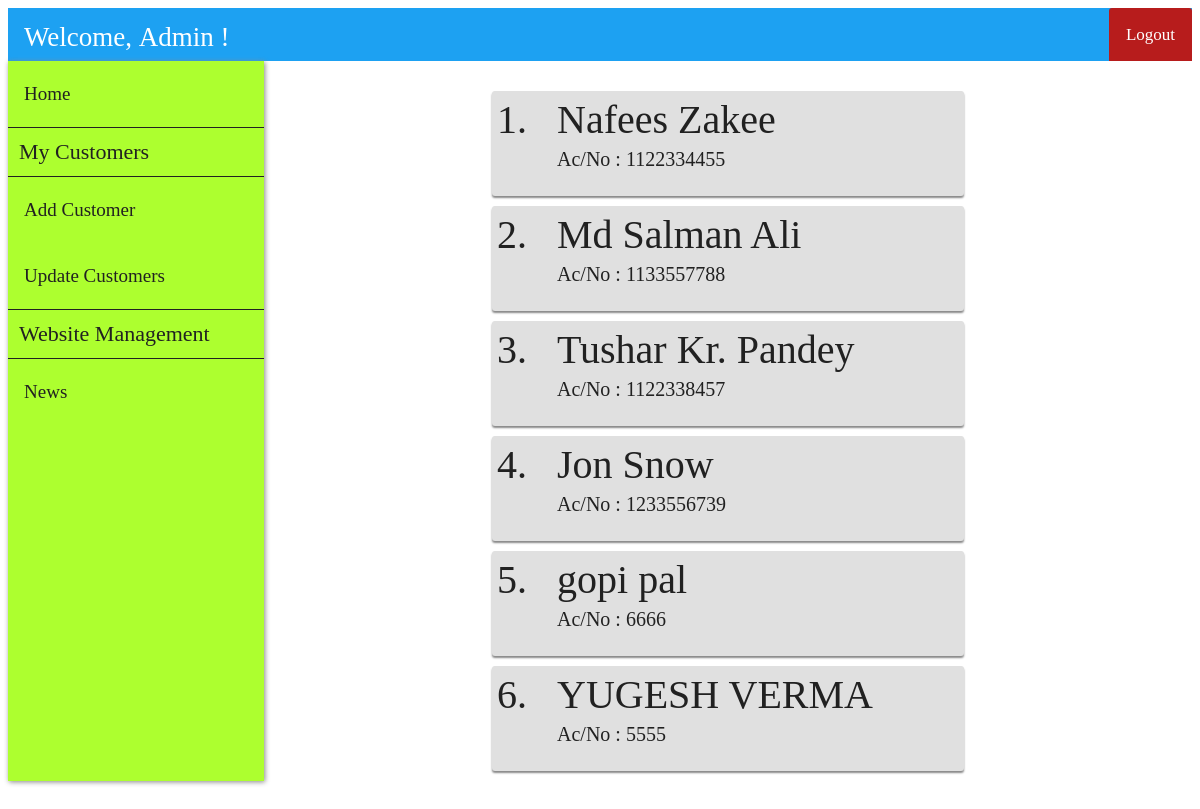
Screenshot of /manage_customers.php (signed in) with the database file from the repository.
### tables this page shows
CREATE TABLE IF NOT EXISTS `customer` (
  `cust_id` int(11) NOT NULL AUTO_INCREMENT,
  `first_name` varchar(30) DEFAULT NULL,
  `last_name` varchar(30) DEFAULT NULL,
  `gender` varchar(10) DEFAULT NULL,
  `dob` date DEFAULT NULL,
  `aadhar_no` int(11) DEFAULT NULL,
  `email` varchar(30) DEFAULT NULL,
  `phone_no` varchar(20) DEFAULT NULL,
  `address` varchar(255) DEFAULT NULL,
  `branch` varchar(30) DEFAULT NULL,
  `account_no` int(11) DEFAULT NULL,
  `pin` int(4) DEFAULT NULL,
  `uname` varchar(30) DEFAULT NULL,
  `pwd` varchar(30) DEFAULT NULL,
  PRIMARY KEY (`cust_id`),
  UNIQUE KEY `aadhar_no` (`aadhar_no`),
  UNIQUE KEY `email` (`email`),
  UNIQUE KEY `phone_no` (`phone_no`),
  UNIQUE KEY `account_no` (`account_no`),
  UNIQUE KEY `uname` (`uname`)
);

### manage_customers.php (the view, shortened to what this page needs)
<?php
    include "connect.php";
    include "user_navbar.php";
    include "admin_sidebar.php";
        $sql0 = "SELECT cust_id, first_name, last_name, account_no FROM customer";
?>
<!DOCTYPE html>
<html>
<head>
    <link rel="stylesheet" href="manage_customers_style.css">
</head>
<body>
    <div class="flex-container">
        <?php
            $result = $conn->query($sql0);
            if ($result->num_rows > 0) {
            $i = 0;
            while($row = $result->fetch_assoc()) {
                $i++; ?>
                <div class="flex-item">
                    <div class="flex-item-1">
                        <p id="id"><?php echo $i . "."; ?></p>
                    </div>
                    <div class="flex-item-2">
                        <p id="name"><?php echo $row["first_name"] . " " . $row["last_name"]; ?></p>
                        <p id="acno"><?php echo "Ac/No : " . $row["account_no"]; ?></p>
                    </div>
                    <div class="flex-item-1">
                        <div class="dropdown">
                          <button onclick="dropdown_func(<?php echo $i ?>)" class="dropbtn"></button>
                        </div>
                    </div>
                </div>
            <?php }
            } else {  ?>
            <?php }
            $conn->close(); ?>
    </div>
</body>
</html>

### manage_customers_style.css (style rules this page uses)
.flex-container { display: -webkit-flex; display: flex; margin-left: 256px; width: auto; height: auto; padding-top: 20px; margin-bottom: 100px; flex-direction: column; }
.flex-item { display: -webkit-flex; display: flex; flex-direction: row; margin: auto; margin-top: 10px; width: auto; height: auto; background-color: #E0E0E0; border-radius: 3px; box-shadow: 0px 2px 2px #888888; }
.flex-item-1 { flex: 1; height: 80px; margin: 5px; background-color: transparent; }
.flex-item-2 { width: 360px; height: auto; margin: 5px; background-color: transparent; }
p[id="id"] { text-align: center; font-size: 40px; color: #212121; margin: auto; font-family: Roboto-Regular; }
p[id="name"] { margin-top: 0px; margin-left: 20px; font-size: 40px; color: #212121; font-family: Roboto-Regular; }
p[id="acno"] { margin-top: -35px; margin-left: 20px; font-size: 20px; color: #212121; font-family: Roboto-Regular; }
.dropbtn { background: url("images/menu.png") no-repeat; margin-left: 10px; margin-top: 10px; padding-top: 46px; padding-left: 36px; font-size: 16px; border: none; cursor: pointer; }
.dropdown { position: relative; display: inline-block; }

### rows the page displays
customer: first_name "Nafees", last_name "Zakee", account_no "1122334455"
customer: first_name "Md Salman", last_name "Ali", account_no "1133557788"
customer: first_name "Tushar", last_name "Kr. Pandey", account_no "1122338457"
customer: first_name "Jon", last_name "Snow", account_no "1233556739"
customer: first_name "gopi", last_name "pal", account_no "6666"
customer: first_name "YUGESH", last_name "VERMA", account_no "5555"
